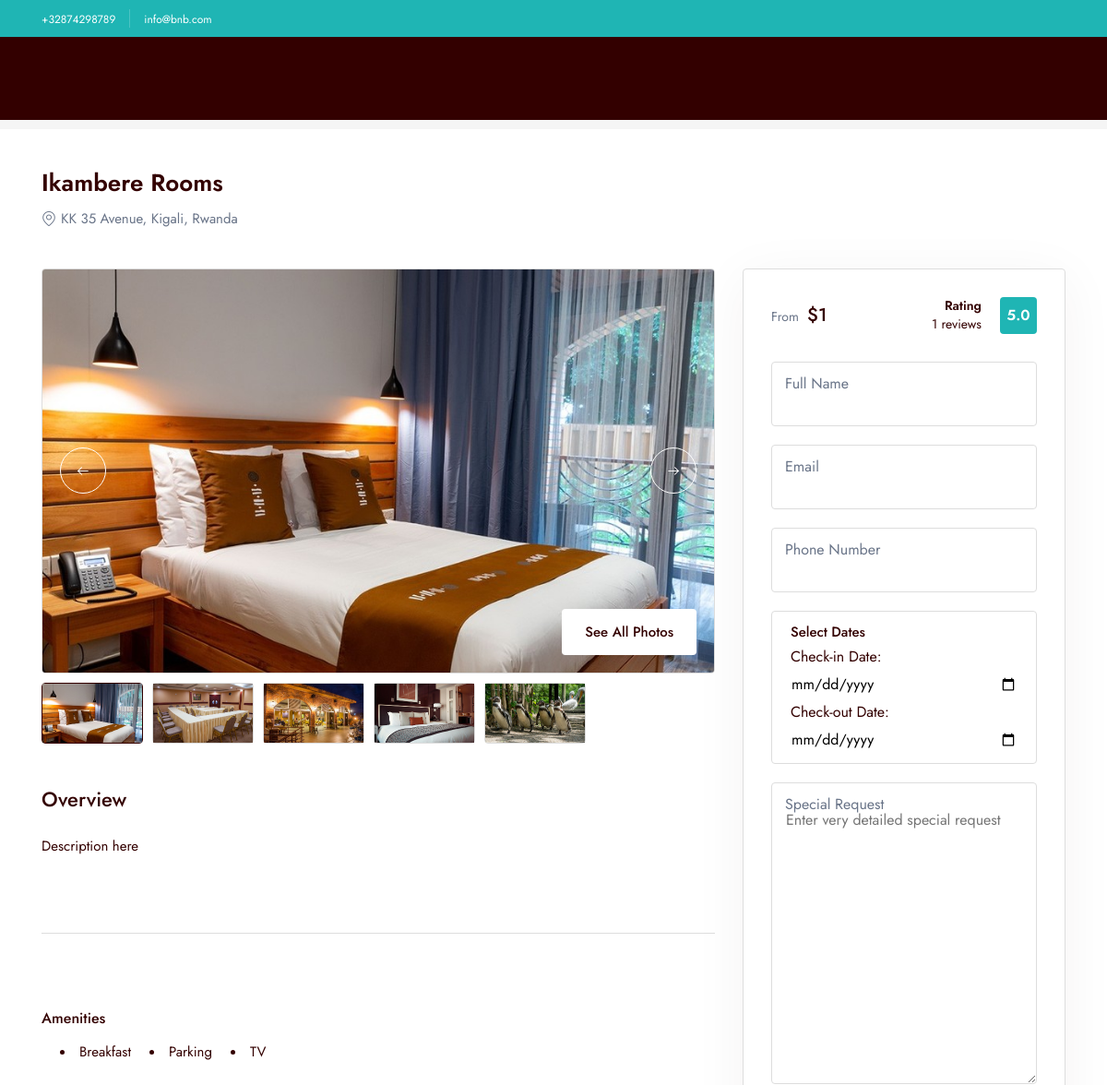
/room/ikambere-rooms (upper part), run on an earlier commit of the app's database.
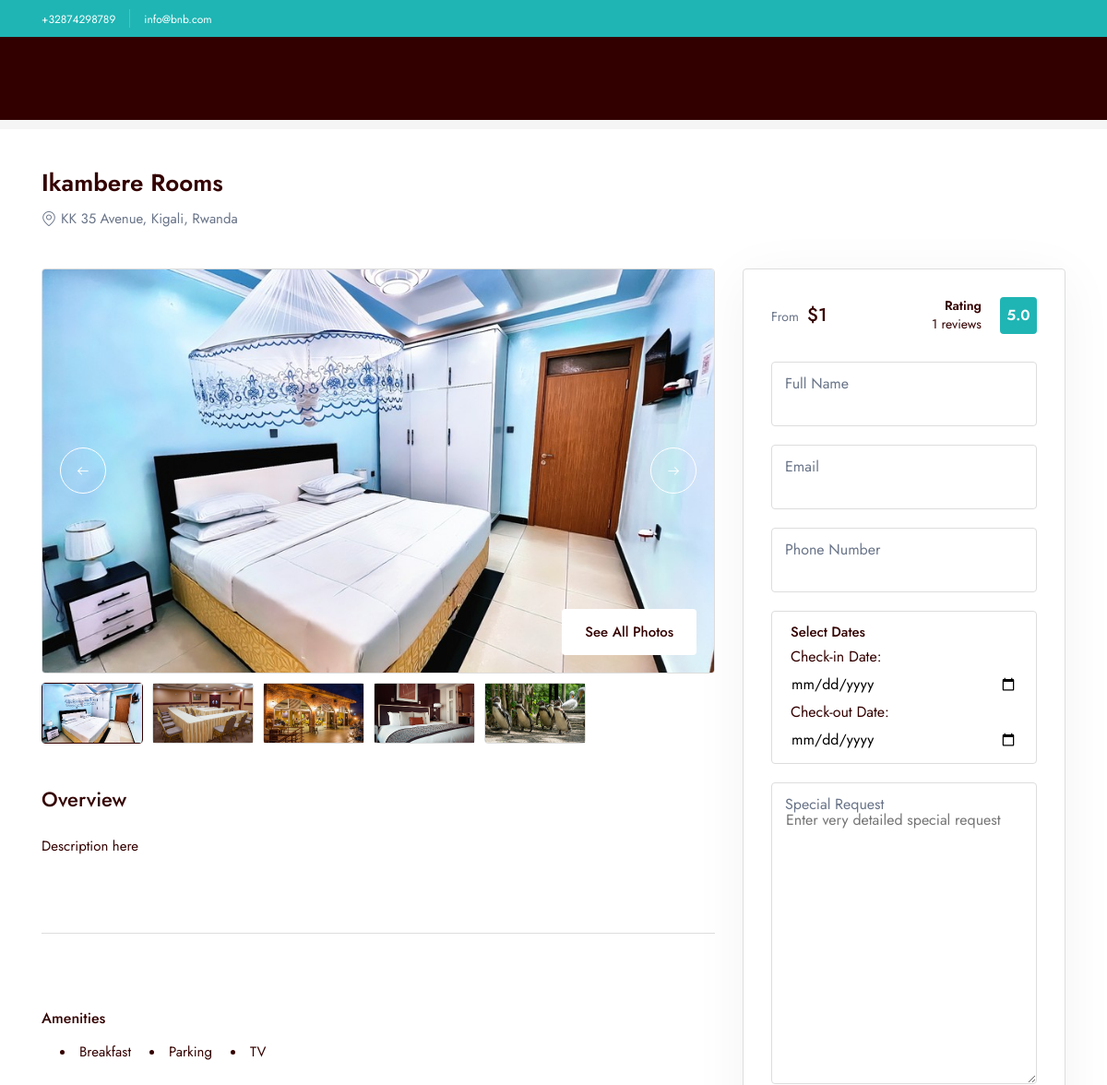
And on a later commit of the database.
### home/models.py (models this page shows, shortened)
class Room(models.Model):
    name = models.CharField(max_length=255)
    slug = models.SlugField(unique=True, blank=True)
    description = models.TextField()
    price_usd = models.IntegerField(null=True, blank=True)
    price_rwf = models.IntegerField(null=True, blank=True)
    capacity = models.IntegerField()
    size = models.CharField(max_length=255, null=True, blank=True)
    image = ProcessedImageField(
        upload_to=room_image_path,
        processors=[ResizeToFill(850, 510)],
        format='JPEG',
        options={'quality': 90},
        null=True,
        blank=True,
    )
    amenities = models.ManyToManyField('Amenity', blank=True)
    created_at = models.DateTimeField(default=timezone.now)
    updated_at = models.DateTimeField(auto_now=True)
    class Meta:
        verbose_name_plural = "Rooms"

### home/views.py (the view)
# urls.py: path('room/<slug>', getRoom, name="getRoom"),
def getRoom(request, slug):
    room = get_object_or_404(Room, slug=slug)
    reviews = RoomReview.objects.filter(room=room).order_by('-created_at')
    total_reviews = reviews.count()
    avg_location = reviews.aggregate(Avg('location'))['location__avg'] or 0
    avg_staff = reviews.aggregate(Avg('staff'))['staff__avg'] or 0
    avg_cleanliness = reviews.aggregate(Avg('cleanliness'))['cleanliness__avg'] or 0
    avg_value_for_money = reviews.aggregate(Avg('value_for_money'))['value_for_money__avg'] or 0
    avg_comfort = reviews.aggregate(Avg('comfort'))['comfort__avg'] or 0
    avg_facilities = reviews.aggregate(Avg('facilities'))['facilities__avg'] or 0
    avg_free_wifi = reviews.aggregate(Avg('free_wifi'))['free_wifi__avg'] or 0
    overall_rating = (
        avg_location + avg_staff + avg_cleanliness + avg_value_for_money +
        avg_comfort + avg_facilities + avg_free_wifi
    ) / 7
    selected_currency = request.GET.get('currency', request.session.get('currency', 'USD'))
    request.session['currency'] = selected_currency
    booking_form = BookingForm()
    review_form = RoomReviewForm()
    settings_obj = Setting.objects.first()
    context = {
        'room': room,
        'reviews': reviews,
        'total_reviews': total_reviews,
        'overall_rating': overall_rating,
        'avg_location': avg_location,
        'avg_staff': avg_staff,
        'avg_cleanliness': avg_cleanliness,
        'avg_value_for_money': avg_value_for_money,
        'avg_comfort': avg_comfort,
        'avg_facilities': avg_facilities,
        'avg_free_wifi': avg_free_wifi,
        'form': booking_form,         # reuse key 'form' for booking
        'review_form': review_form,   # use 'review_form' separately
        'settings': settings_obj,
        'selected_currency': selected_currency
    }
    return render(request, 'rooms/show.html', context)

### home/forms.py
class BookingForm(forms.ModelForm):
    class Meta:
        model = Booking
        fields = ['name', 'email', 'phone', 'special_request']
        widgets = {
            'name': forms.TextInput(),
            'email': forms.EmailInput(),
            'phone': forms.NumberInput(),
            'special_request': forms.Textarea(attrs={'placeholder': 'Enter very detailed special request'}),
        }

### templates/rooms/show.html (shortened to what the changed rows need)
{% extends 'layouts/app.html' %}
{% load static %}
{% load humanize %}
{% block content %}
    <br>
    <br>
    <br>
    <section class="pt-40">
        <div class="container">
            <div class="row justify-between items-end">
                <div class="col-auto">
                    <h1 class="text-26 fw-600">
                        {{ room.name }}
                    </h1>
                    <div class="d-flex x-gap-5 items-center pt-5">
                        <i class="icon-location-2 text-16 text-light-1"></i>
                        <div class="text-15 text-light-1">{{ settings.address }}</div>
                    </div>
                </div>
            </div>
        </div>
    </section>
    <section class="pt-40">
        <div class="container js-pin-container">
            <div class="row y-gap-30">
                <div class="col-lg-8">
                    <div class="cruiseSlider">
                        <div class="cruiseSlider-slider relative">
                            <div class="d-flex js-cruise-slider">
                                <div class="swiper-wrapper">
                                    <div class="swiper-slide">
                                        <img src="{{ room.image.url }}" alt="{{ room.name }}" class="rounded-4">
                                    </div>
                                </div>
                            </div>
                        </div>
                        <div class="cruiseSlider-slides row x-gap-10 y-gap-10 pt-10 js-cruise-slides">
                            <div class="col-auto w-max-120">
                                <div class="cruiseSlider-slides__item h-full rounded-4 -is-active js-item">
                                    <img src="{{ room.image.url }}" alt="{{ room.name }}" class="h-full object-cover">
                                </div>
                            </div>
                        </div>
                    </div>
                    <div class="row x-gap-80 y-gap-40 pt-40">
                        <div class="col-12">
                            <h3 class="text-22 fw-500">Overview</h3>
                            <p class="text-dark-1 text-15 mt-20">
                                {{ room.description }}
                            </p>
                        </div>
                    </div>
                </div>
                <div class="col-lg-4">
                    <div class="d-flex justify-end js-pin-content" data-offset="350">
                        <div class="px-30 py-30 rounded-4 border-light bg-white w-360 lg:w-full shadow-4">
                            <div class="d-flex justify-between items-center">
                                <div class="text-14 text-light-1">
                                    From
                                    <span class="text-20 fw-500 text-dark-1 ml-5">
                                        {% if selected_currency == 'USD' %}
                                            ${{ room.price_usd|intcomma }}
                                        {% else %}
                                            {{ room.price_rwf|intcomma }} RWF
                                        {% endif %}
                                    </span>
                                </div>
                            </div>
                        </div>
                    </div>
                </div>
            </div>
        </div>
    </section>
{% endblock %}

What changed in the data, as far as the page shows it:
changed Room "Ikambere Rooms": image: a different picture
